Frame 1 (no input): blank canvas, image omitted
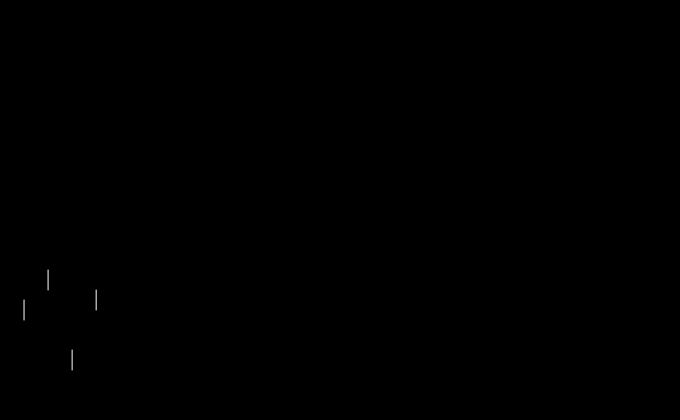
Frame 60 (no input)
Frame 120 (the mouse pressed at the canvas centre since frame 60): blank canvas, image omitted

The p5.js sketch that drew this single still picture (run headless with seeded random() and noise() and a simulated clock; from frame 60 on, the mouse is pressed at the canvas centre):

// p5.js sketch
// ── sketch.js
var x = 100;
var y = 0;
var speed = 5;

function setup() {
  createCanvas(680, 420);
}

function draw() {
  background(0);
  stroke(255);
  y += speed;
  line(x,y,x,y+20);
  line(2*x, y-30, 2*x, y+20-30);
  line(3*x, y+50, 3*x, y+20+50);
  line(4*x, y-10, 4*x, y+20-10);
  x= random(0, width);

  if(y > height) {
    y = 0;
  }

  currentTime = millis();
  
  if(currentTime > 5000) {

  fill(255, 255, 0);
  ellipse(width/2, y, 140, 140);
  }


}
